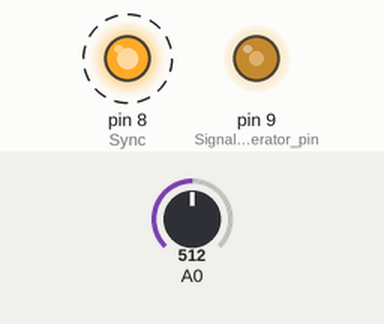
This sketch was run on a simulated Arduino Uno, built with avr-gcc and run on an emulated ATmega328P. Shown: output pins drawn as LEDs (lit = HIGH). Dashed ring = blinking. Inputs (shaded band) come from the test bench; at power-on: A0 = 512. What the sketch prints to the serial monitor is not drawn.

Above: at 1.2 s.
1.3 s: A0 set to 106
4.3 s: A0 set to 99
7.3 s: A0 set to 11
10.3 s: A0 set to 8
Timing chart, 0 to 14.3 s (numbered marks = the images above; inputs shaded):
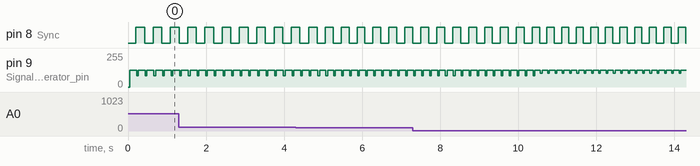

Measured:
- by itself, pin 8 (Sync): alternates HIGH for 0.19 s and LOW for 0.19 s
- by itself, pin 9 (Signal_generator_pin): repeats every 0.19 s: 126/255 0.04 s, 127/255 0.11 s, 102/255 0.04 s

The sketch:

touchy.ino
```cpp
// Adapted from https://github.com/Illutron/AdvancedTouchSensing

#define SET(x,y) (x |=(1<<y))     // Bit set/clear macros
#define CLR(x,y) (x &= (~(1<<y))) // |
#define CHK(x,y) (x & (1<<y))     // |
#define TOG(x,y) (x^=(1<<y))      // +

#define NUMFREQS 200

float freqs[NUMFREQS];
float vals[NUMFREQS];

void _send(int index, float value) {
  // index,value,
  Serial.print(index);
  Serial.print(",");
  Serial.print(value);
  Serial.print(",");
}

void sendReadings(float freqs[], float vals[]) {
  for(int i = 0; i < NUMFREQS; i++) {
    _send(freqs[i], vals[i]);
  }

  // Terminate with ASCII Line Feed
  Serial.write(10);

  TOG(PORTB, 0);
}

void getReadings() {
  for(int i = 0; i < NUMFREQS; i++) {
    int val = analogRead(0);

    CLR(TCCR1B,0); // Stop generator

    TCNT1 = 0;     // Reload new frequency
    ICR1  = i;     // |
    OCR1A = i / 2; // +

    SET(TCCR1B, 0); // Restart generator

    // Filter results
    vals[i] = vals[i] * 0.5 + (float)(val) * 0.5;

    freqs[i] = i;
  }
}

void setupGenerator() {
  TCCR1A = 0b10000010; // Set up frequency generator
  TCCR1B = 0b00011001; // +
  ICR1   = 110;
  OCR1A  = 55;

  pinMode(9, OUTPUT);  // Signal generator pin
  pinMode(8, OUTPUT);  // Sync (test) pin
}

void initVals() {
  for(int i = 0; i < NUMFREQS; i++) {
    vals[i] = 0;
  }
}

void setup() {
  setupGenerator();
  initVals();

  Serial.begin(115200);
}

void loop() {
  //_send(random(1,20), random(20, 30));

  // Assigns to freqs[] and vals[]
  getReadings();
  sendReadings(freqs, vals);

  delay(20);
}
```
